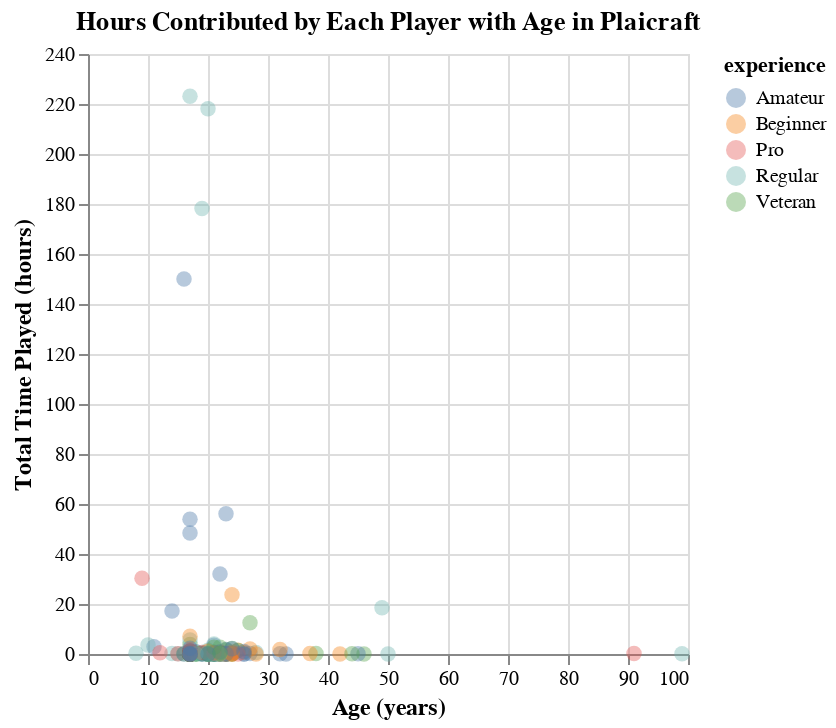

Notebook code for this chart:
### Markdown cell above
Most participants are 15-25 years old (around 70+95=165 participants). K-NN may not predict well in other ages with fewer or no data points.

### Code cell
#overplotted but general overview of data
players_scatterplot = (
    alt.Chart(players, title="Hours Contributed by Each Player with Age in Plaicraft")
    .mark_circle(size=60, opacity=0.40)
    .encode(
        x = alt.X("age").title("Age (years)"),
        y = alt.Y("played_hours").title("Total Time Played (hours)"),
        color= alt.Color("experience")
    )
    .configure_axis(titleFontSize=12)
)

players_scatterplot

### Figure 1 — Vega specification as saved in the notebook (floating-point values rounded to 4 significant figures; data arrays with more than 128 entries replaced by an {"elided": "..."} marker saying what was removed)
{"$schema": "https://vega.github.io/schema/vega/v5.json", "data": [{"name": "source_0", "values": {"elided": "196 records"}}, {"name": "source_0_x_domain_age", "values": [{"min": 8, "max": 99}]}, {"name": "source_0_y_domain_played_hours", "values": [{"min": 0.0, "max": 223.1}]}, {"name": "source_0_color_domain_experience", "values": [{"experience": "Pro"}, {"experience": "Veteran"}, {"experience": "Amateur"}, {"experience": "Regular"}, {"experience": "Beginner"}]}], "marks": [{"type": "symbol", "name": "marks", "from": {"data": "source_0"}, "encode": {"update": {"opacity": {"value": 0.4}, "y": {"field": "played_hours", "scale": "y"}, "x": {"field": "age", "scale": "x"}, "fill": {"field": "experience", "scale": "color"}, "size": {"value": 60}, "shape": {"value": "circle"}}}, "style": ["circle"]}], "scales": [{"name": "x", "type": "linear", "domain": [{"signal": "(data(\"source_0_x_domain_age\")[0] || {}).min"}, {"signal": "(data(\"source_0_x_domain_age\")[0] || {}).max"}], "range": [0, {"signal": "width"}], "nice": true, "zero": true}, {"name": "y", "type": "linear", "domain": [{"signal": "(data(\"source_0_y_domain_played_hours\")[0] || {}).min"}, {"signal": "(data(\"source_0_y_domain_played_hours\")[0] || {}).max"}], "range": [{"signal": "height"}, 0], "nice": true, "zero": true}, {"name": "color", "type": "ordinal", "domain": {"data": "source_0_color_domain_experience", "field": "experience", "sort": true}, "range": "category"}], "axes": [{"scale": "x", "ticks": false, "domain": false, "gridScale": "y", "aria": false, "minExtent": 0, "labels": false, "zindex": 0, "grid": true, "orient": "bottom", "tickCount": {"signal": "ceil(width/40)"}, "maxExtent": 0}, {"scale": "y", "gridScale": "x", "maxExtent": 0, "ticks": false, "tickCount": {"signal": "ceil(height/40)"}, "domain": false, "minExtent": 0, "orient": "left", "labels": false, "aria": false, "zindex": 0, "grid": true}, {"scale": "x", "labelFlush": true, "labelOverlap": true, "tickCount": {"signal": "ceil(width/40)"}, "zindex": 0, "grid": false, "orient": "bottom", "title": "Age (years)"}, {"scale": "y", "zindex": 0, "tickCount": {"signal": "ceil(height/40)"}, "orient": "left", "title": "Total Time Played (hours)", "labelOverlap": true, "grid": false}], "title": {"text": "Hours Contributed by Each Player with Age in Plaicraft", "frame": "group"}, "height": 300, "padding": 5, "background": "white", "style": "cell", "width": 300, "config": {"axis": {"titleFontSize": 12}}, "legends": [{"fill": "color", "symbolType": "circle", "title": "experience", "encode": {"symbols": {"update": {"opacity": {"value": 0.4}}}}}]}
